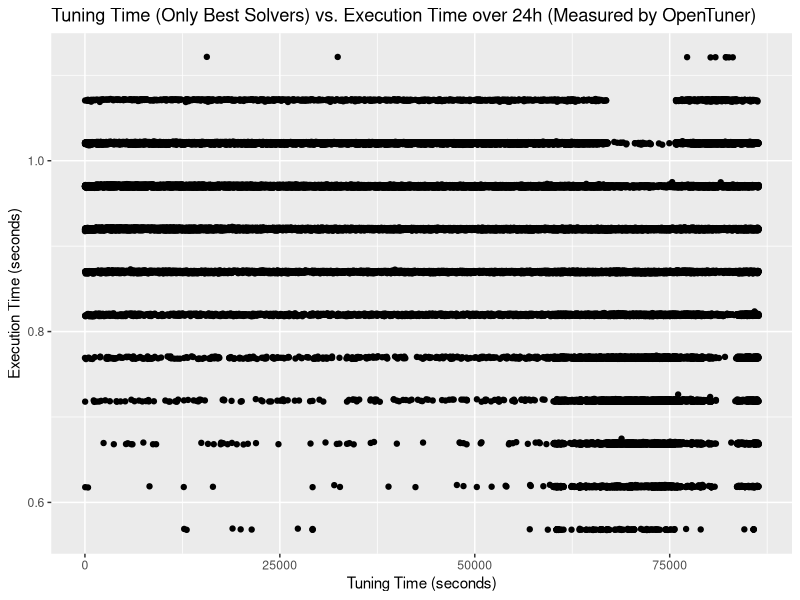
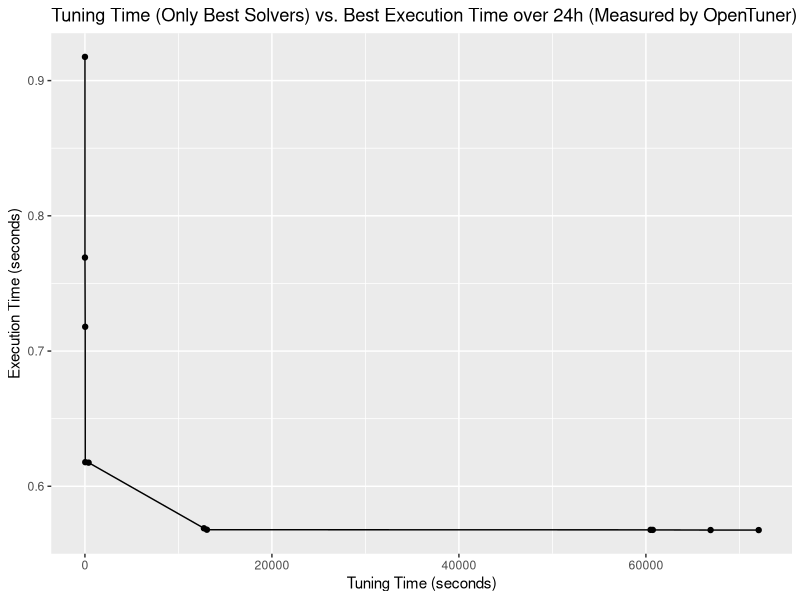
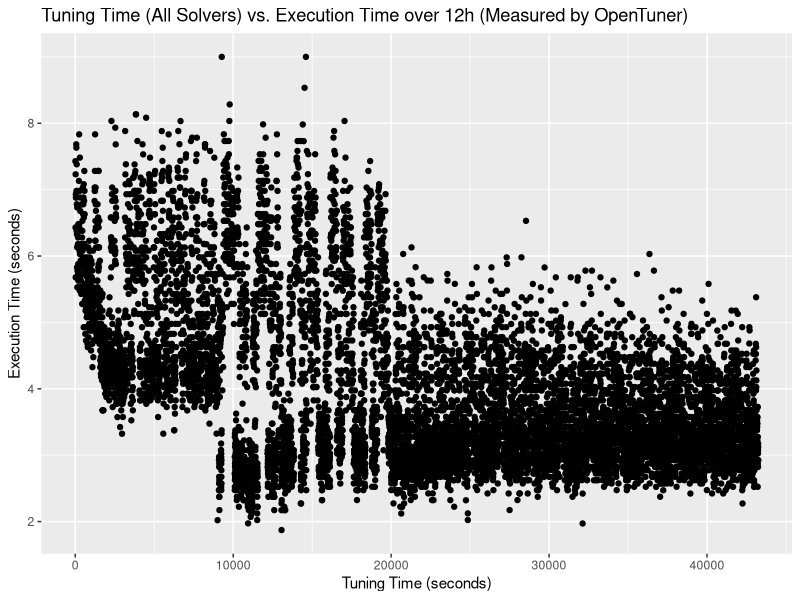
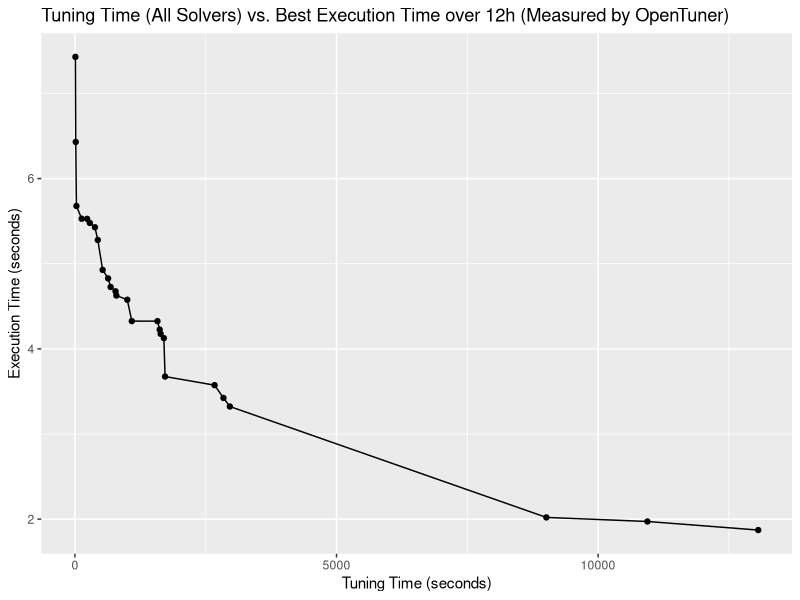
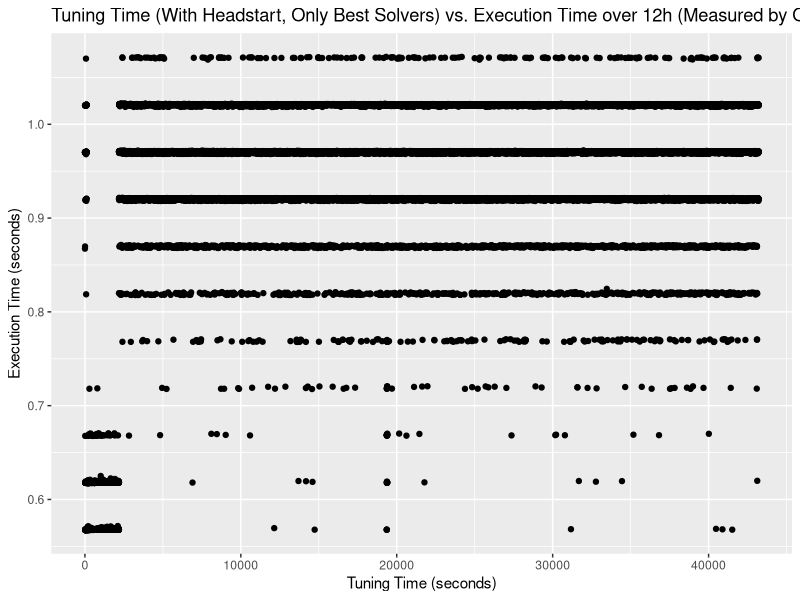
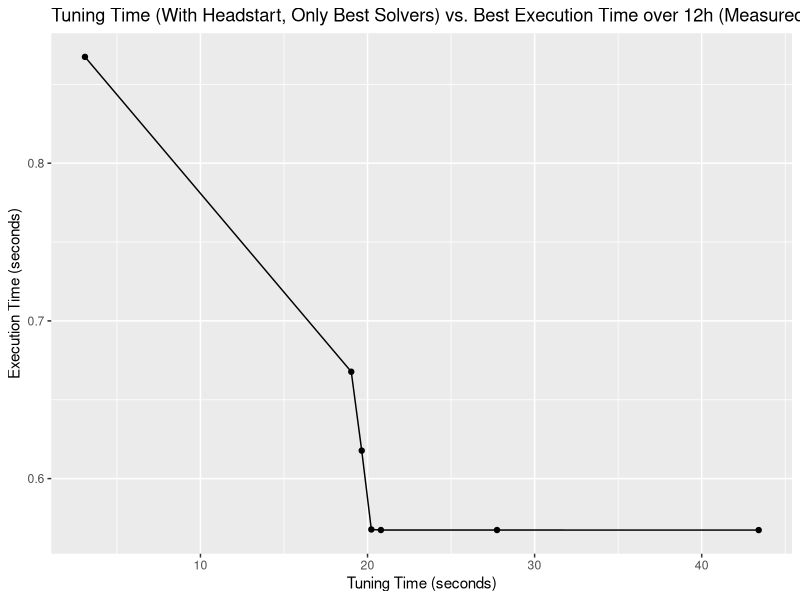
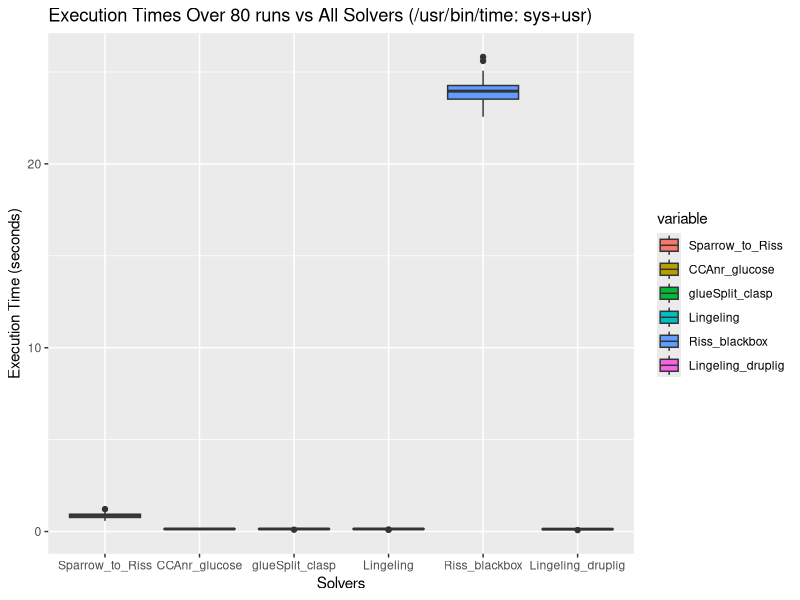
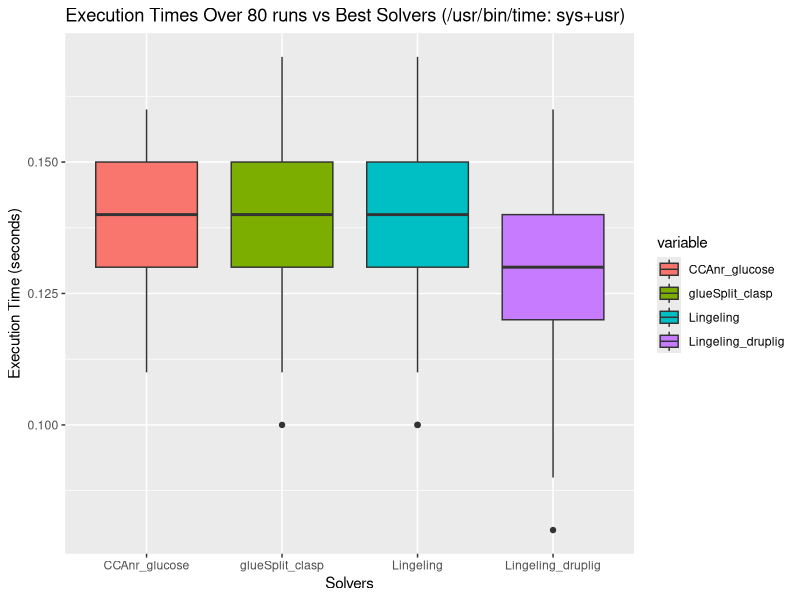

Write R code to recreate these figures, in order.
#!/usr/bin/Rscript

library(ggplot2)
library(reshape2)

log_all_24 <- read.table("24_short/logall.txt",header=TRUE)
log_bst_24 <- read.table("24_short/logbest.txt",header=TRUE)

log_all_12 <- read.table("12_all/logall.txt",header=TRUE)
log_bst_12 <- read.table("12_all/logbest.txt",header=TRUE)

log_all_12_headstart <- read.table("12_short_headstart/logall.txt",header=TRUE)
log_bst_12_headstart <- read.table("12_short_headstart/logbest.txt",header=TRUE)

old_benchmark <- read.table("benchmarks/old_benchmark.txt",header=TRUE)
old_short_benchmark <- read.table("benchmarks/old_short_benchmark.txt",header=TRUE)
real_benchmark <- read.table("benchmarks/benchmark_real/benchmark.txt",header=TRUE)
real_short <- read.table("benchmarks/benchmark_real/benchmark_short.txt",header=TRUE)

tuned_comparison24 <- read.table("24_short/comparison.txt",header=TRUE)
real_tuned_comparison24 <- read.table("24_short/real_comparison.txt",header=TRUE)
faster_tuned_comparison24 <- read.table("24_short/faster_comparison.txt",header=TRUE)

graph_all_24 <- qplot(log_all_24$tuning_time,log_all_24$run_time,data=log_all_24,
                   ylab="Execution Time (seconds)",
                   xlab="Tuning Time (seconds)", 
                   main="Tuning Time (Only Best Solvers) vs. Execution Time over 24h (Measured by OpenTuner)")

ggsave(file="log_all_24.png",width=7,height=4,scale=2)

graph_bst_24 <- qplot(log_bst_24$tuning_time,log_bst_24$run_time,
                   geom=c("point","line"),
                   ylab="Execution Time (seconds)",
                   xlab="Tuning Time (seconds)",      
                   main="Tuning Time (Only Best Solvers) vs. Best Execution Time over 24h (Measured by OpenTuner)")

ggsave(file="log_bst_24.png",width=7,height=4,scale=2)

graph_all_12 <- qplot(log_all_12$tuning_time,log_all_12$run_time,data=log_all_12,
                   ylab="Execution Time (seconds)",
                   xlab="Tuning Time (seconds)", 
                   main="Tuning Time (All Solvers) vs. Execution Time over 12h (Measured by OpenTuner)")

ggsave(file="log_all_12.png",width=7,height=4,scale=2)

graph_bst_12 <- qplot(log_bst_12$tuning_time,log_bst_12$run_time,
                   geom=c("point","line"),
                   ylab="Execution Time (seconds)",
                   xlab="Tuning Time (seconds)",      
                   main="Tuning Time (All Solvers) vs. Best Execution Time over 12h (Measured by OpenTuner)")

ggsave(file="log_bst_12.png",width=7,height=4,scale=2)

graph_all_12_headstart <- qplot(log_all_12_headstart$tuning_time,log_all_12_headstart$run_time,data=log_all_12_headstart,
                   ylab="Execution Time (seconds)",
                   xlab="Tuning Time (seconds)", 
                   main="Tuning Time (With Headstart, Only Best Solvers) vs. Execution Time over 12h (Measured by OpenTuner)")

ggsave(file="log_all_12_headstart.png",width=7,height=4,scale=2)

graph_bst_12_headstart <- qplot(log_bst_12_headstart$tuning_time,log_bst_12_headstart$run_time,
                   geom=c("point","line"),
                   ylab="Execution Time (seconds)",
                   xlab="Tuning Time (seconds)",      
                   main="Tuning Time (With Headstart, Only Best Solvers) vs. Best Execution Time over 12h (Measured by OpenTuner)")

ggsave(file="log_bst_12_headstart.png",width=7,height=4,scale=2)
graph_old_bench <- ggplot(data=melt(old_benchmark), aes(x=variable,y=value)) +
    geom_boxplot(aes(fill=variable)) +
    xlab("Solvers") +
    ylab("Execution Time (seconds)") +
    ggtitle("Execution Times Over 80 runs vs All Solvers (/usr/bin/time: sys+usr)")

ggsave(file="sys_usr_all_benchmark.png",width=7,height=4,scale=2)

graph_old_short <- ggplot(data=melt(old_short_benchmark), aes(x=variable,y=value)) +
    geom_boxplot(aes(fill=variable)) +
    xlab("Solvers") +
    ylab("Execution Time (seconds)") +
    ggtitle("Execution Times Over 80 runs vs Best Solvers (/usr/bin/time: sys+usr)")

ggsave(file="sys_usr_bst_benchmark.png",width=7,height=4,scale=2)    

graph_real_bench <- ggplot(data=melt(real_benchmark), aes(x=variable,y=value)) +
    geom_boxplot(aes(fill=variable)) +
    xlab("Solvers") +
    ylab("Execution Time (seconds)") +
    ggtitle("Execution Times Over 80 runs vs All Solvers (/usr/bin/time: real)")

ggsave(file="real_all_benchmark.png",width=7,height=4,scale=2)    

graph_real_short <- ggplot(data=melt(real_short), aes(x=variable,y=value)) +
    geom_boxplot(aes(fill=variable)) +
    xlab("Solvers") +
    ylab("Execution Time (seconds)") +
    ggtitle("Execution Times Over 80 runs vs Best Solvers (/usr/bin/time: real)")

ggsave(file="real_bst_benchmark.png",width=7,height=4,scale=2)

graph_tuned_comparison24 <- ggplot(data=melt(tuned_comparison24), aes(x=variable,y=value)) +
    geom_boxplot(aes(fill=variable)) +
    xlab("Solvers") +
    ylab("Execution Time (seconds)") +
    ggtitle("Execution Times Over 80 runs (24h) vs Best Solvers (/usr/bin/time: sys+usr)")

ggsave(file="sys_usr_tuned_comparison_24.png",width=7,height=4,scale=2)

graph_real_comparison24 <- ggplot(data=melt(real_tuned_comparison24), aes(x=variable,y=value)) +
    geom_boxplot(aes(fill=variable)) +
    xlab("Solvers") +
    ylab("Execution Time (seconds)") +
    ggtitle("Execution Times Over 80 runs (24h) vs Best Solvers (/usr/bin/time: real)")

ggsave(file="real_tuned_comparison_24.png",width=7,height=4,scale=2)

graph_faster_comparison24 <- ggplot(data=melt(faster_tuned_comparison24), aes(x=variable,y=value)) +
    geom_boxplot(aes(fill=variable)) +
    xlab("Solvers") +
    ylab("Execution Time (seconds)") +
    ggtitle("Execution Times Over 80 runs (24h) vs Best Solvers (/usr/bin/time: real)")

ggsave(file="faster_real_tuned_comparison_24.png",width=7,height=4,scale=2)

#
# Uncomment for visualization in R interpreter.
#
#print(graph_all_24)
#readline("plot done\n")
#print(graph_all_12)
#readline("plot done\n")
#print(graph_bst_24)
#readline("plot done\n")
#print(graph_bst_12)
#readline("plot done\n")
#print(graph_old_bench)
#readline("plot done\n")
#print(graph_real_bench)
#readline("plot done\n")
#print(graph_old_short)
#readline("plot done\n")
#print(graph_real_short)
#readline("plot done\n")
#print(graph_tuned_comparison24)
#readline("plot done\n")
#print(graph_real_comparison24)
#readline("plot done\n")
#print(graph_faster_comparison24)
#readline("plot done\n")
#
#
